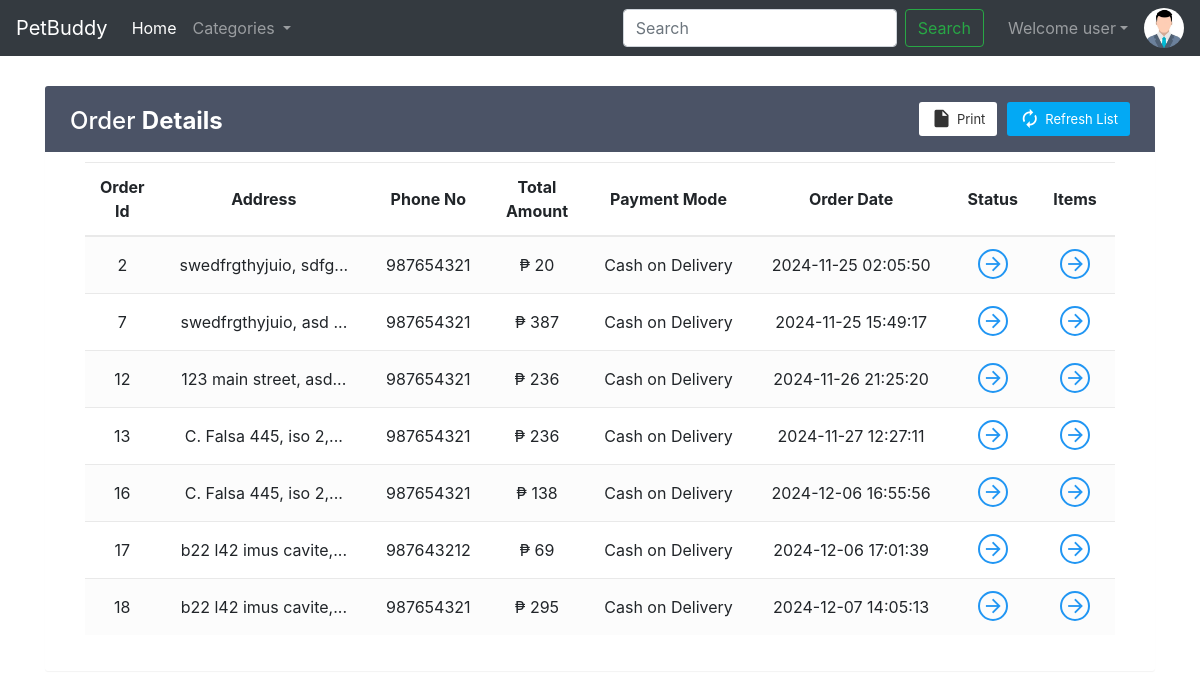
The app's page /viewOrder.php (signed in) with its own data.
### tables this page shows
CREATE TABLE `sitedetail` (
  `tempId` int(11) NOT NULL,
  `systemName` varchar(50) DEFAULT NULL,
  `email` varchar(35) NOT NULL,
  `contact1` bigint(21) NOT NULL,
  `contact2` bigint(21) DEFAULT NULL COMMENT 'Optional',
  `address` text NOT NULL,
  `dateTime` datetime NOT NULL DEFAULT current_timestamp()
);

CREATE TABLE `orders` (
  `orderId` int(21) NOT NULL,
  `userId` int(21) NOT NULL,
  `address` varchar(255) NOT NULL,
  `zipCode` int(21) NOT NULL,
  `phoneNo` bigint(21) NOT NULL,
  `amount` int(200) NOT NULL,
  `paymentMode` enum('0','1') NOT NULL DEFAULT '0' COMMENT '0=cash on delivery, \r\n1=online ',
  `orderStatus` enum('0','1','2','3','4','5','6') NOT NULL DEFAULT '0' COMMENT '0=Order Placed.\r\n1=Order Confirmed.\r\n2=Preparing your Order.\r\n3=Your order is on the way!\r\n4=Order Delivered.\r\n5=Order Denied.\r\n6=Order Cancelled.',
  `orderDate` datetime NOT NULL DEFAULT current_timestamp()
);

### viewOrder.php (the view, shortened to what this page needs)
<!doctype html>
<html lang="en">
<head>
    <link rel="stylesheet" href="https://stackpath.bootstrapcdn.com/bootstrap/4.5.0/css/bootstrap.min.css">
    <link rel="stylesheet" href="https://use.fontawesome.com/releases/v5.7.2/css/all.css">
</head>
<body>
    <?php include 'partials/_dbconnect.php';?>
    <?php include 'partials/_nav.php';?>
    <?php
    if($loggedin){
    ?>
    <div class="container" >
        <div class="table-wrapper" id="empty">
            <div class="table-title">
                <div class="row">
                    <div class="col-sm-4">
                        <h2>Order <b>Details</b></h2>
                    </div>
                    <div class="col-sm-8">
                        <a href="" class="btn btn-primary"><i class="material-icons">&#xE863;</i> <span>Refresh List</span></a>
                        <a href="#" onclick="window.print()" class="btn btn-info"><i class="material-icons">&#xE24D;</i> <span>Print</span></a>
                    </div>
                </div>
            </div>
            <div class="container" style="height:100%;overflow-x:scroll;overflow-y:hidden">
            <table class="table table-striped table-hover text-center" >
                <thead>
                    <tr>
                        <th>Order Id</th>
                        <th>Address</th>
                        <th>Phone No</th>
                        <th>Total <br> Amount</th>
                        <th>Payment Mode</th>
                        <th>Order Date</th>
                        <th>Status</th>
                        <th>Items</th>
                    </tr>
                </thead>
                <tbody>
                    <?php
                        $sql = "SELECT * FROM `orders` JOINS WHERE `userId`= $userId";
                        $result = mysqli_query($conn, $sql);
                        while($row = mysqli_fetch_assoc($result)){
                            $orderId = $row['orderId'];
                            $address = $row['address'];
                            $phoneNo = $row['phoneNo'];
                            $amount = $row['amount'];
                            $orderDate = $row['orderDate'];
                            $paymentMode = $row['paymentMode'];
                            if($paymentMode == 0) {
                                $paymentMode = "Cash on Delivery";
                            }
                            else {
                                $paymentMode = "Online";
                            }
                            echo '<tr>
                                    <td>' . $orderId . '</td>
                                    <td>' . substr($address, 0, 20) . '...</td>
                                    <td>' . $phoneNo . '</td>
                                    <td>₱ ' . $amount . '</td>
                                    <td>' . $paymentMode . '</td>
                                    <td>' . $orderDate . '</td>
                                    <td><a href="#" data-toggle="modal" data-target="#orderStatus' . $orderId . '" class="view"><i class="material-icons">&#xE5C8;</i></a></td>
                                    <td><a href="#" data-toggle="modal" data-target="#orderItem' . $orderId . '" class="view" title="View Details"><i class="material-icons">&#xE5C8;</i></a></td>
                                </tr>';
                        }
                            ?>
                </tbody>
            </table>
        </div>
    </div>
</div>
    <?php
    }
    else {
        echo '<div class="container" style="min-height : 610px;">
        <div class="alert alert-info my-3">
            <font style="font-size:22px"><center>Check your Order. You need to <strong><a class="alert-link" data-toggle="modal" data-target="#loginModal">Login</a></strong></center></font>
        </div></div>';
    }
    ?>
  </body>
</html>

### partials/_nav.php (shortened to what this page needs)
<?php
if(isset($_SESSION['loggedin']) && $_SESSION['loggedin']==true){
  $loggedin= true;
  $userId = $_SESSION['userId'];
  $username = $_SESSION['username'];
}
else{
  $loggedin = false;
  $userId = 0;
}
$sql = "SELECT * FROM `sitedetail`";
$result = mysqli_query($conn, $sql);
$row = mysqli_fetch_assoc($result);
$systemName = $row['systemName'];
echo '<nav class="navbar navbar-expand-lg navbar-dark bg-dark">
      <a class="navbar-brand" href="index.php">'.$systemName.'</a>
      <button class="navbar-toggler bg-dark" type="button" data-toggle="collapse" data-target="#navbarSupportedContent" aria-controls="navbarSupportedContent" aria-expanded="false" aria-label="Toggle navigation">
        <span class="navbar-toggler-icon"></span>
      </button>
      <div class="collapse navbar-collapse" id="navbarSupportedContent">
        <ul class="navbar-nav mr-auto">
          <li class="nav-item active">
            <a class="nav-link" href="index.php">Home <span class="sr-only">(current)</span></a>
          </li>
          <li class="nav-item dropdown">
            <a class="nav-link dropdown-toggle" href="#" id="navbarDropdown" role="button" data-toggle="dropdown" aria-haspopup="true" aria-expanded="false">
              Categories
            </a>
            <div class="dropdown-menu" aria-labelledby="navbarDropdown">';
            echo '</div>
          </li>
        <!--   <li class="nav-item">
            <a class="nav-link" href="viewOrder.php">Your Orders</a>
          </li>
         <li class="nav-item">
            <a class="nav-link" href="about.php">About Us</a>
          </li>
          <li class="nav-item">
            <a class="nav-link" href="contact.php">Contact Us</a>
          </li>-->
        </ul>
        <form method="get" action="/OnlineOrdering/search.php" class="form-inline my-2 my-lg-0 mx-3">
          <input class="form-control mr-sm-2" type="search" name="search" id="search" placeholder="Search" aria-label="Search" required>
          <button class="btn btn-outline-success my-2 my-sm-0" type="submit">Search</button>
        </form>';
        if($loggedin){
          echo '<ul class="navbar-nav mr-2">
            <li class="nav-item dropdown">
              <a class="nav-link dropdown-toggle" href="#" id="navbarDropdown" role="button" data-toggle="dropdown"> Welcome ' .$username. '</a>
              <div class="dropdown-menu" aria-labelledby="navbarDropdown">
                <a class="dropdown-item" href="partials/_logout.php">Logout</a>
              </div>
            </li>
          </ul>
          <div class="text-center image-size-small position-relative">
            <a href="viewProfile.php"><img src="img/person-' .$userId. '.jpg" class="rounded-circle" onError="this.src = \'img/profilePic.jpg\'" style="width:40px; height:40px"></a>
          </div>';
        }
        else {
          echo '
          <button type="button" class="btn btn-success mx-2"  data-toggle="modal" data-target="#loginModal">Login</button>
          <button type="button" class="btn btn-success mx-2"  data-toggle="modal" data-target="#signupModal">SignUp</button>';
        }
  echo '</div>
    </nav>';
?>

### viewOrder.php (style rules this page uses)
.table-wrapper { background: #fff; padding: 20px 25px; margin: 30px auto; border-radius: 3px; box-shadow: 0 1px 1px rgba(0,0,0,.05); }
.table-wrapper .btn { float: right; color: #333; background-color: #fff; border-radius: 3px; border: none; outline: none !important; margin-left: 10px; }
.table-wrapper .btn.btn-primary { color: #fff; background: #03A9F4; }
.table-title .btn { font-size: 13px; border: none; }
.table-title .btn i { float: left; font-size: 21px; margin-right: 5px; }
.table-title .btn span { float: left; margin-top: 2px; }
.table-title { color: #fff; background: #4b5366; padding: 16px 25px; margin: -20px -25px 10px; border-radius: 3px 3px 0 0; }
.table-title h2 { margin: 5px 0 0; font-size: 24px; }
table.table tr th, table.table tr td { border-color: #e9e9e9; padding: 12px 15px; vertical-align: middle; }
table.table tr th:first-child { width: 60px; }
table.table tr th:last-child { width: 80px; }
table.table-striped tbody tr:nth-of-type(odd) { background-color: #fcfcfc; }
table.table td a { font-weight: bold; color: #566787; display: inline-block; text-decoration: none; }
table.table td a.view { width: 30px; height: 30px; color: #2196F3; border: 2px solid; border-radius: 30px; text-align: center; }
table.table td a.view i { font-size: 22px; margin: 2px 0 0 1px; }
table { counter-reset: section; }

### records on screen
sitedetail: systemName "PetBuddy"
orders: orderId "2", address "swedfrgthyjuio, sdfg", phoneNo "987654321", amount "20", paymentMode "Cash on Delivery", orderDate "2024-11-25 02:05:50"
orders: orderId "7", address "swedfrgthyjuio, asd", phoneNo "987654321", amount "387", paymentMode "Cash on Delivery", orderDate "2024-11-25 15:49:17"
orders: orderId "12", address "123 main street, asd", phoneNo "987654321", amount "236", paymentMode "Cash on Delivery", orderDate "2024-11-26 21:25:20"
orders: orderId "13", address "C. Falsa 445, iso 2,", phoneNo "987654321", amount "236", paymentMode "Cash on Delivery", orderDate "2024-11-27 12:27:11"
orders: orderId "16", address "C. Falsa 445, iso 2,", phoneNo "987654321", amount "138", paymentMode "Cash on Delivery", orderDate "2024-12-06 16:55:56"
orders: orderId "17", address "b22 l42 imus cavite,", phoneNo "987643212", amount "69", paymentMode "Cash on Delivery", orderDate "2024-12-06 17:01:39"
orders: orderId "18", address "b22 l42 imus cavite,", phoneNo "987654321", amount "295", paymentMode "Cash on Delivery", orderDate "2024-12-07 14:05:13"

### other values on screen
$username "user"
